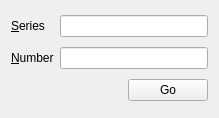
<ui version="4.0" >
 <class>DesignedWidget</class>
 <widget class="QWidget" name="DesignedWidget" >
  <property name="geometry" >
   <rect>
    <x>0</x>
    <y>0</y>
    <width>219</width>
    <height>118</height>
   </rect>
  </property>
  <layout class="QGridLayout" >
   <item row="0" column="0" >
    <widget class="QLabel" name="seriesLabel" >
     <property name="text" >
      <string>&amp;Series</string>
     </property>
     <property name="buddy" >
      <cstring>seriesEdit</cstring>
     </property>
    </widget>
   </item>
   <item row="0" column="1" >
    <widget class="QLineEdit" name="seriesEdit" />
   </item>
   <item row="1" column="0" >
    <widget class="QLabel" name="numberLabel" >
     <property name="text" >
      <string>&amp;Number</string>
     </property>
     <property name="buddy" >
      <cstring>numberEdit</cstring>
     </property>
    </widget>
   </item>
   <item row="1" column="1" >
    <widget class="QLineEdit" name="numberEdit" />
   </item>
   <item row="2" column="0" colspan="2" >
    <layout class="QHBoxLayout" >
     <item>
      <spacer>
       <property name="orientation" >
        <enum>Qt::Horizontal</enum>
       </property>
       <property name="sizeHint" >
        <size>
         <width>40</width>
         <height>20</height>
        </size>
       </property>
      </spacer>
     </item>
     <item>
      <widget class="QPushButton" name="goButton" >
       <property name="text" >
        <string>Go</string>
       </property>
      </widget>
     </item>
    </layout>
   </item>
  </layout>
 </widget>
 <resources/>
 <connections/>
</ui>
